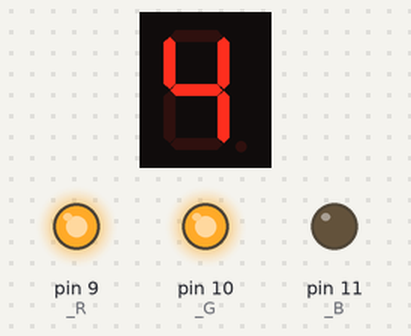
Recording of a sketch running on a simulated Arduino Uno, built with avr-gcc and run on an emulated ATmega328P. On the bench: 1-digit seven-segment display, output pins drawn as LEDs (lit = HIGH). Wiring (inferred from the names in the program): 1-digit 7-segment display, segments lit when HIGH: segments pin 12, A3, A0, pin 8, pin 7, pin 6, pin 5, pin 4. Random numbers use the default seed unless the sketch sets one; the segment pins are drawn as the display they are named for; pins used as bus, display or sensor lines are not drawn.

Above: at 0.1 s.
At 5.1 s:
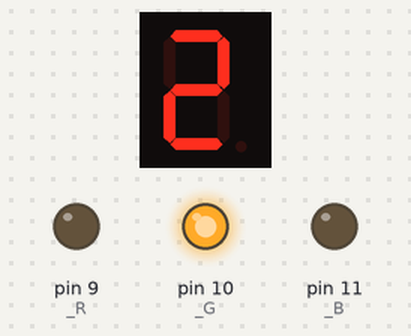
At 8.1 s:
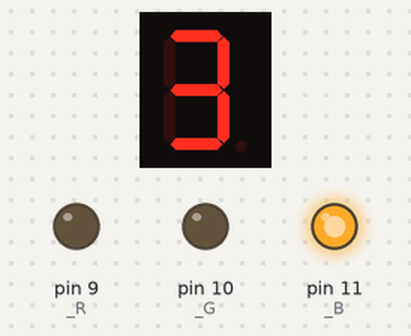
At 12.1 s:
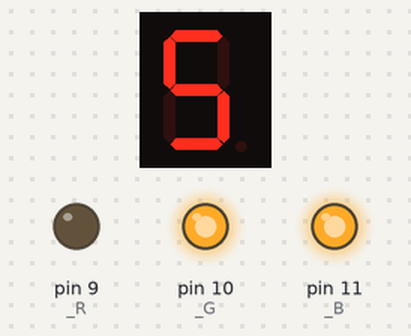
At 22.1 s:
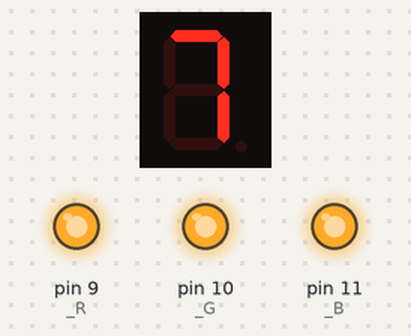
At 32.1 s:
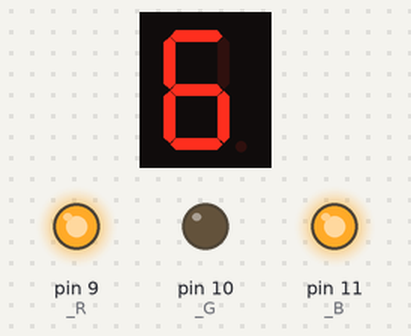
Timing chart, 0 to 40.0 s (numbered marks = the images above):
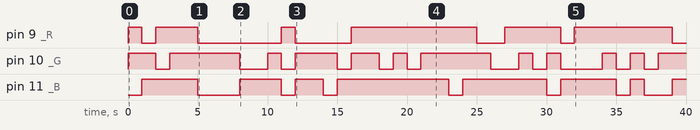

Measured:
- by itself, pin 9 (_R): LOW → HIGH at 0.00 s, → LOW 1.0 s later, → HIGH 1.0 s later, → LOW 3.0 s later, … (12 changes in this stretch)
- by itself, pin 10 (_G): LOW → HIGH at 0.00 s, → LOW 2.0 s later, → HIGH 1.0 s later, → LOW 5.0 s later, … (23 changes in this stretch)
- by itself, pin 11 (_B): LOW → HIGH at 1.0 s, → LOW 4.0 s later, → HIGH 3.0 s later, → LOW 3.0 s later, … (15 changes in this stretch)
- what the display in image 1 shows lasts 3.0 s, from 5.0 s to 8.0 s
- what the display in image 2 shows lasts 2.0 s, from 8.0 s to 10.0 s
- what the display in image 4 shows lasts 1.0 s, from 22.0 s to 23.0 s

The sketch:

zad1.ino
```cpp
int Number = 0;

int _R = 9;
int _G = 10;
int _B = 11;

int A = 12;
int B = A3;
int C = A0;
int D = 8;
int E = 7;
int F = 6;
int G = 5;
int DP = 4;

void setup(void) {
  Serial.begin(9600);

  pinMode(_R, OUTPUT);
  pinMode(_G, OUTPUT);
  pinMode(_B, OUTPUT);

  pinMode(A, OUTPUT);
  pinMode(B, OUTPUT);
  pinMode(C, OUTPUT);
  pinMode(D, OUTPUT);
  pinMode(E, OUTPUT);
  pinMode(F, OUTPUT);
  pinMode(G, OUTPUT);
  pinMode(DP, OUTPUT);
}

void ChangeNumber() {
  Number = rand() % 9;
  UpdateNumber();
}

void loop() {
  ChangeNumber();
  delay(1000);
}

void UpdateNumber() {
  if(Number == 0) {
    digitalWrite(A, HIGH);
    digitalWrite(B, HIGH);
    digitalWrite(C, HIGH);
    digitalWrite(D, HIGH);
    digitalWrite(E, HIGH);
    digitalWrite(F, HIGH);
    digitalWrite(G, LOW);
    digitalWrite(_R, 255 * 50 / 100);
    digitalWrite(_G, 255 * 50 / 100);
    digitalWrite(_B, 255 * 50 / 100);
  } else if(Number == 1) {
    digitalWrite(A, LOW);
    digitalWrite(B, HIGH);
    digitalWrite(C, HIGH);
    digitalWrite(D, LOW);
    digitalWrite(E, LOW);
    digitalWrite(F, LOW);
    digitalWrite(G, LOW);
    digitalWrite(_R, 255);
    digitalWrite(_G, 0);
    digitalWrite(_B, 0);
  } else if(Number == 2) {
    digitalWrite(A, HIGH);
    digitalWrite(B, HIGH);
    digitalWrite(C, LOW);
    digitalWrite(D, HIGH);
    digitalWrite(E, HIGH);
    digitalWrite(F, LOW);
    digitalWrite(G, HIGH);
    digitalWrite(_R, 0);
    digitalWrite(_G, 255);
    digitalWrite(_B, 0);
  } else if(Number == 3) {
    digitalWrite(A, HIGH);
    digitalWrite(B, HIGH);
    digitalWrite(C, HIGH);
    digitalWrite(D, HIGH);
    digitalWrite(E, LOW);
    digitalWrite(F, LOW);
    digitalWrite(G, HIGH);
    digitalWrite(_R, 0);
    digitalWrite(_G, 0);
    digitalWrite(_B, 255);
  } else if(Number == 4) {
    digitalWrite(A, LOW);
    digitalWrite(B, HIGH);
    digitalWrite(C, HIGH);
    digitalWrite(D, LOW);
    digitalWrite(E, LOW);
    digitalWrite(F, HIGH);
    digitalWrite(G, HIGH);
    digitalWrite(_R, 255 * 50 / 100);
    digitalWrite(_G, 255 * 50 / 100);
    digitalWrite(_B, 0);
  } else if(Number == 5) {
    digitalWrite(A, HIGH);
    digitalWrite(B, LOW);
    digitalWrite(C, HIGH);
    digitalWrite(D, HIGH);
    digitalWrite(E, LOW);
    digitalWrite(F, HIGH);
    digitalWrite(G, HIGH);
    digitalWrite(_R, 0);
    digitalWrite(_G, 255 * 50 / 100);
    digitalWrite(_B, 255 * 50 / 100);
  } else if(Number == 6) {
    digitalWrite(A, HIGH);
    digitalWrite(B, LOW);
    digitalWrite(C, HIGH);
    digitalWrite(D, HIGH);
    digitalWrite(E, HIGH);
    digitalWrite(F, HIGH);
    digitalWrite(G, HIGH);
    digitalWrite(_R, 255 * 50 / 100);
    digitalWrite(_G, 0);
    digitalWrite(_B, 255 * 50 / 100);
  } else if(Number == 7) {
    digitalWrite(A, HIGH);
    digitalWrite(B, HIGH);
    digitalWrite(C, HIGH);
    digitalWrite(D, LOW);
    digitalWrite(E, LOW);
    digitalWrite(F, LOW);
    digitalWrite(G, LOW);
    digitalWrite(_R, 255 * 60 / 100);
    digitalWrite(_G, 255 * 60 / 100);
    digitalWrite(_B, 255 * 10 / 100);
  } else if(Number == 8) {
    digitalWrite(A, HIGH);
    digitalWrite(B, HIGH);
    digitalWrite(C, HIGH);
    digitalWrite(D, HIGH);
    digitalWrite(E, HIGH);
    digitalWrite(F, HIGH);
    digitalWrite(G, HIGH);
    digitalWrite(_R, 255 * 10 / 100);
    digitalWrite(_G, 255 * 60 / 100);
    digitalWrite(_B, 255 * 60 / 100);
  } else if(Number == 9) {
    digitalWrite(A, HIGH);
    digitalWrite(B, HIGH);
    digitalWrite(C, HIGH);
    digitalWrite(D, HIGH);
    digitalWrite(E, LOW);
    digitalWrite(F, HIGH);
    digitalWrite(G, HIGH);
    digitalWrite(_R, 255 * 60 / 100);
    digitalWrite(_G, 255 * 10 / 100);
    digitalWrite(_B, 255 * 60 / 100);
  }
}
```
